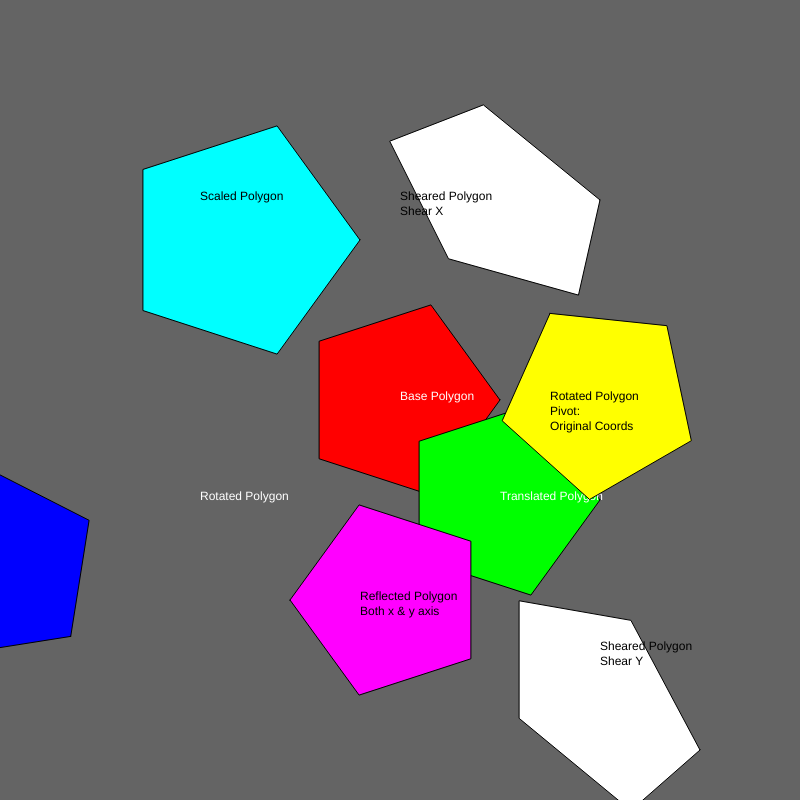
Frame 1 (no input)
Frame 60 (no input): identical to frame 1, image omitted
Frame 120 (the mouse pressed at the canvas centre since frame 60): identical to frame 1, image omitted

The p5.js sketch that drew this single still picture (run headless with seeded random() and noise() and a simulated clock; from frame 60 on, the mouse is pressed at the canvas centre):

// p5.js sketch
// ── sketch.js
function setup() {
  createCanvas(800, 800);
}

const myTranslate = (x, y, tx, ty) => [x + tx, y + ty];

const myRotate = (x, y, angle) => [
  x * cos(radians(angle)) - y * sin(radians(angle)),
  x * sin(radians(angle)) + y * cos(radians(angle)),
];

const myRotatePiv = (x, y, pivX, pivY, angle) => [
  (x - pivX) * cos(radians(angle)) - (y - pivY) * sin(radians(angle)) + pivX,
  (x - pivX) * sin(radians(angle)) + (y - pivY) * cos(radians(angle)) + pivY,
];

const myScale = (x, y, sx, sy) => [x * sx, y * sy];

const myReflection = (x, y) => [width - x, height - y];

const myShearX = (x, y, shx) => [x + shx * y, y];

const myShearY = (x, y, shy) => [x, y + shy * x];

function draw() {
  // Middle Coords
  const x = width / 2;
  const y = height / 2;

  background(100);
  // Base Polygon
  fill(color(255, 0, 0));
  polygon(x, y, 100, 5, null);
  fill(color(255, 255, 255));
  text("Base Polygon", x, y);
  // Translated Polygon
  fill(color(0, 255, 0));
  polygon(x, y, 100, 5, myTranslate, 100, 100);
  fill(color(255, 255, 255));
  text("Translated Polygon", x + 100, y + 100);
  // Rotated Polygon
  fill(color(0, 0, 255));
  polygon(x, y, 100, 5, myRotate, 45);
  fill(color(255, 255, 255));
  text("Rotated Polygon", x - 200, y + 100);
  // Rotated Polygon
  fill(color(255, 255, 0));
  polygon(x + 200, y, 100, 5, myRotatePiv, x + 200, y, x + 200, y, 45);
  fill(color(0, 0, 0));
  text("Rotated Polygon\nPivot:\nOriginal Coords", x + 150, y);
  // Scaled Polygon
  fill(color(0, 255, 255));
  polygon(x - 200, y - 200, 100, 5, myScale, 1.2, 1.2);
  fill(color(0, 0, 0));
  text("Scaled Polygon", x - 200, y - 200);
  // Reflected Polygon
  fill(color(255, 0, 255));
  polygon(x + 10, y - 200, 100, 5, myReflection, x + 10, y - 200, "x");
  fill(color(0, 0, 0));
  text("Reflected Polygon\nBoth x & y axis", x - 40, y + 200);
  // Sheared Polygon
  fill(color(255, 255, 255));
  polygon(x, y - 200, 100, 5, myShearX, 0.5);
  fill(color(0, 0, 0));
  text("Sheared Polygon\nShear X", x, y - 200);
  // Sheared Polygon
  fill(color(255, 255, 255));
  polygon(x + 200, y, 100, 5, myShearY, 0.5);
  fill(color(0, 0, 0));
  text("Sheared Polygon\nShear Y", x + 200, y + 250);
}

function polygon(x, y, radius, npoints, transform, ...params) {
  let angle = TWO_PI / npoints;
  beginShape();
  for (let a = 0; a < TWO_PI; a += angle) {
    let sx = x + cos(a) * radius;
    let sy = y + sin(a) * radius;
    if (transform != null) {
      [sx, sy] = transform(sx, sy, ...params);
    }
    vertex(sx, sy);
  }
  endShape(CLOSE);
}
